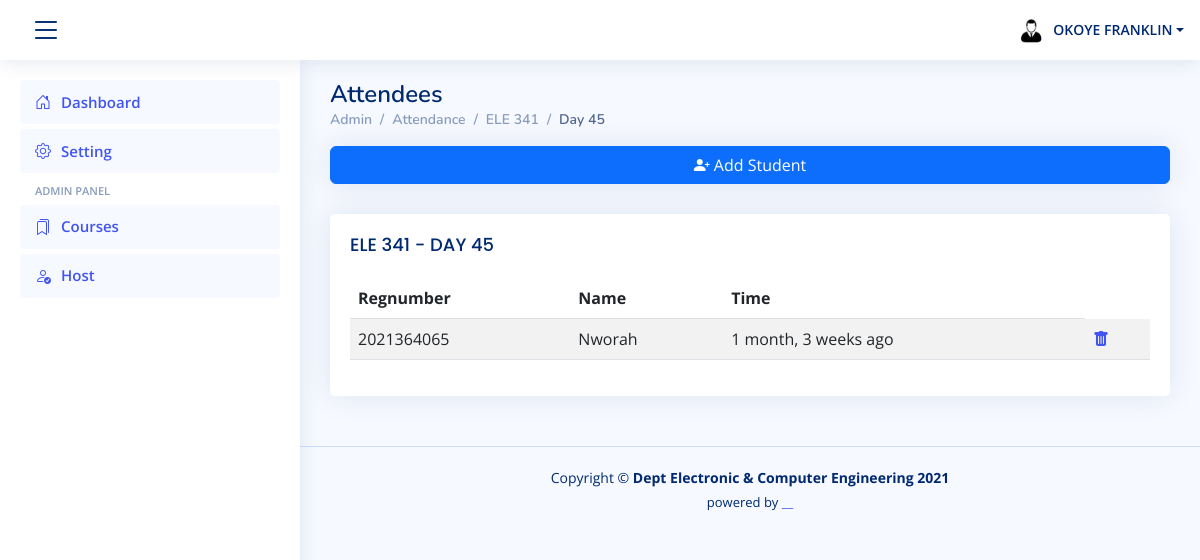
/attendees/9/ (signed in), run on an earlier commit of the app's database.
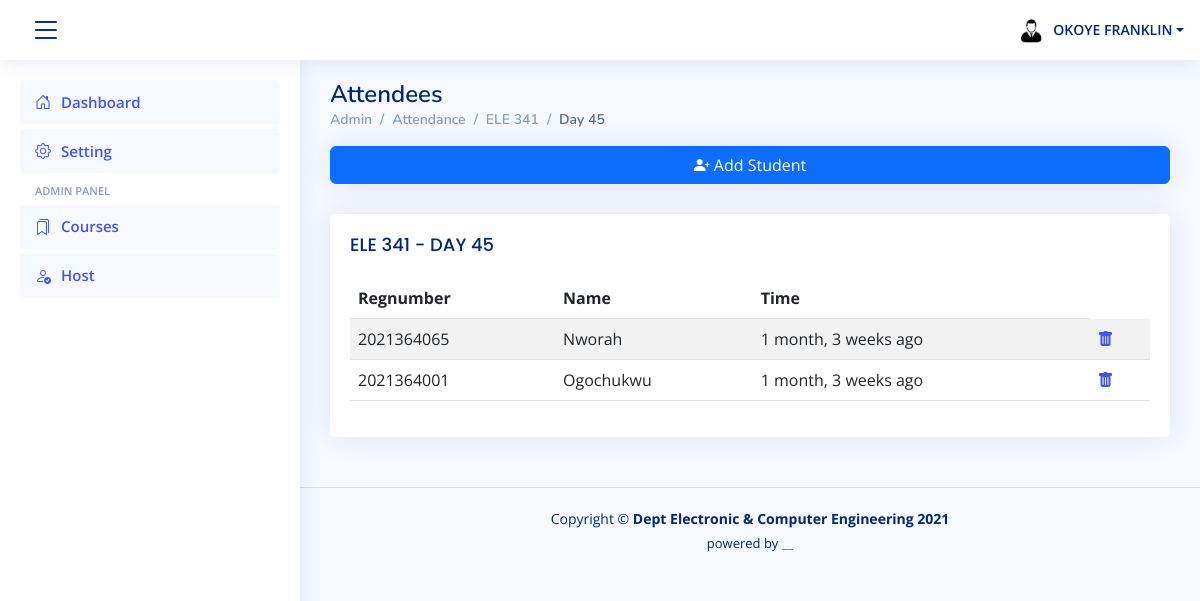
And on a later commit of the database.
### attendance/models.py (models this page shows, shortened)
class Attendee(models.Model):
    attendance = models.ForeignKey(Attendance, on_delete=models.CASCADE, default=None)
    user = models.ForeignKey(User, on_delete=models.CASCADE, default=None)
    signed_time = models.DateTimeField(auto_now=True)
    class Meta:
        unique_together = ['attendance', 'user']

### attendance/views.py (the view)
# urls.py: path('attendees/<int:pk>/', AttendeeList, name='attendee_list'),
def AttendeeList(request, pk):
    attendance = Attendance.objects.get(pk=pk)
    attendee = Attendee.objects.filter(attendance_id=pk).order_by('signed_time')
    student = Student.objects.get(reg_number=request.user)
    sex = {'M':'male'}.get(student.sex) # the need for the profile picture
    context = {'attendee':attendee, 'attendance':attendance, 'sex':sex}
    return render(request, template_name='attendee_list.html', context=context)

### attendance/models.py (called while the page is built)
    def __str__(self):
        return self.name

### templates/attendee_list.html (shortened to what this page needs)
{% extends "partials/base.html" %}
{%load humanize %}
{% block content %}
<main id="main" class="main">
    <div class="pagetitle">
      <h1>Attendees</h1>
      <nav>
        <ol class="breadcrumb">
          <li class="breadcrumb-item"><a href="{% url 'dashboard' %}">Admin</a></li>
          <li class="breadcrumb-item"><a href="{% url 'attendance_list' attendance.course.id %}">Attendance</a></li>
          <li class="breadcrumb-item">{{attendance.course.name}}</li>
          <li class="breadcrumb-item active">Day {{attendance.day_number}}</li>
        </ol>
      </nav>
    </div>
        <div class="card">
            <button type="button" class="btn btn-primary" data-bs-toggle="modal" data-bs-target="#verticalycentered">
                <i class="bi bi-person-plus-fill" ></i> Add Student
            </button>
        </div>
{% if attendee %}
<section class="section">
  <div class="row">
    <div class="col-lg-12">
    <div class="card">
        <div class="card-body">
          <h5 class="card-title"> {{attendance.course}} - DAY {{attendance.day_number}} </h5>
          <table class="table table-striped">
            <thead>
              <tr>
                <th scope="col">Regnumber</th>
                <th scope="col">Name</th>
                <th scope="col">Time</th>
              </tr>
            </thead>
            <tbody>
            {% for student in attendee %}
              <tr>
                <td>{{student.user.username}}</td>
                <td>{{student.user.first_name|title}}</td>
                <td> {{student.signed_time|naturaltime}} </td>
                <td><a href="{% url 'attendee_delete' student.id %}"><i class="bi bi-trash-fill"></i></a></td>
              </tr>
            {% endfor %}
            </tbody>
          </table>
        </div>
      </div>
    </div>
  </div>
</div>
    {%endif%}
{% endblock %}

What changed in the data, as far as the page shows it:
added Attendee: user.username "2021364001", user.first_name "Ogochukwu", signed_time "1 month, 3 weeks ago"
